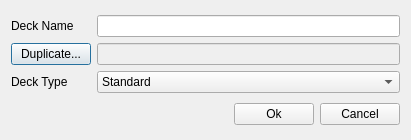
<?xml version="1.0" encoding="UTF-8"?>
<ui version="4.0">
 <class>NewDeck</class>
 <widget class="QDialog" name="NewDeck">
  <property name="geometry">
   <rect>
    <x>0</x>
    <y>0</y>
    <width>411</width>
    <height>140</height>
   </rect>
  </property>
  <property name="windowTitle">
   <string>Create New Deck</string>
  </property>
  <layout class="QVBoxLayout" name="verticalLayout">
   <item>
    <layout class="QGridLayout" name="gridLayout">
     <item row="2" column="0">
      <widget class="QLabel" name="newDeckTypeLabel">
       <property name="text">
        <string>Deck Type</string>
       </property>
      </widget>
     </item>
     <item row="0" column="1">
      <widget class="QLineEdit" name="newDeckNameLineEdit"/>
     </item>
     <item row="2" column="1">
      <widget class="QComboBox" name="newDeckTypeComboBox">
       <item>
        <property name="text">
         <string>Standard</string>
        </property>
       </item>
       <item>
        <property name="text">
         <string>Commander</string>
        </property>
       </item>
      </widget>
     </item>
     <item row="0" column="0">
      <widget class="QLabel" name="newDeckNameLabel">
       <property name="text">
        <string>Deck Name</string>
       </property>
      </widget>
     </item>
     <item row="1" column="0">
      <widget class="QPushButton" name="newDeckDuplicatePushButton">
       <property name="text">
        <string>Duplicate...</string>
       </property>
      </widget>
     </item>
     <item row="1" column="1">
      <widget class="QLineEdit" name="newDeckDuplicateLineEdit">
       <property name="enabled">
        <bool>false</bool>
       </property>
      </widget>
     </item>
    </layout>
   </item>
   <item>
    <layout class="QHBoxLayout" name="horizontalLayout">
     <item>
      <spacer name="horizontalSpacer">
       <property name="orientation">
        <enum>Qt::Horizontal</enum>
       </property>
       <property name="sizeHint" stdset="0">
        <size>
         <width>40</width>
         <height>20</height>
        </size>
       </property>
      </spacer>
     </item>
     <item>
      <widget class="QPushButton" name="newDeckOkPushButton">
       <property name="text">
        <string>Ok</string>
       </property>
      </widget>
     </item>
     <item>
      <widget class="QPushButton" name="newDeckCancelPushButton">
       <property name="text">
        <string>Cancel</string>
       </property>
      </widget>
     </item>
    </layout>
   </item>
  </layout>
 </widget>
 <resources/>
 <connections/>
</ui>
